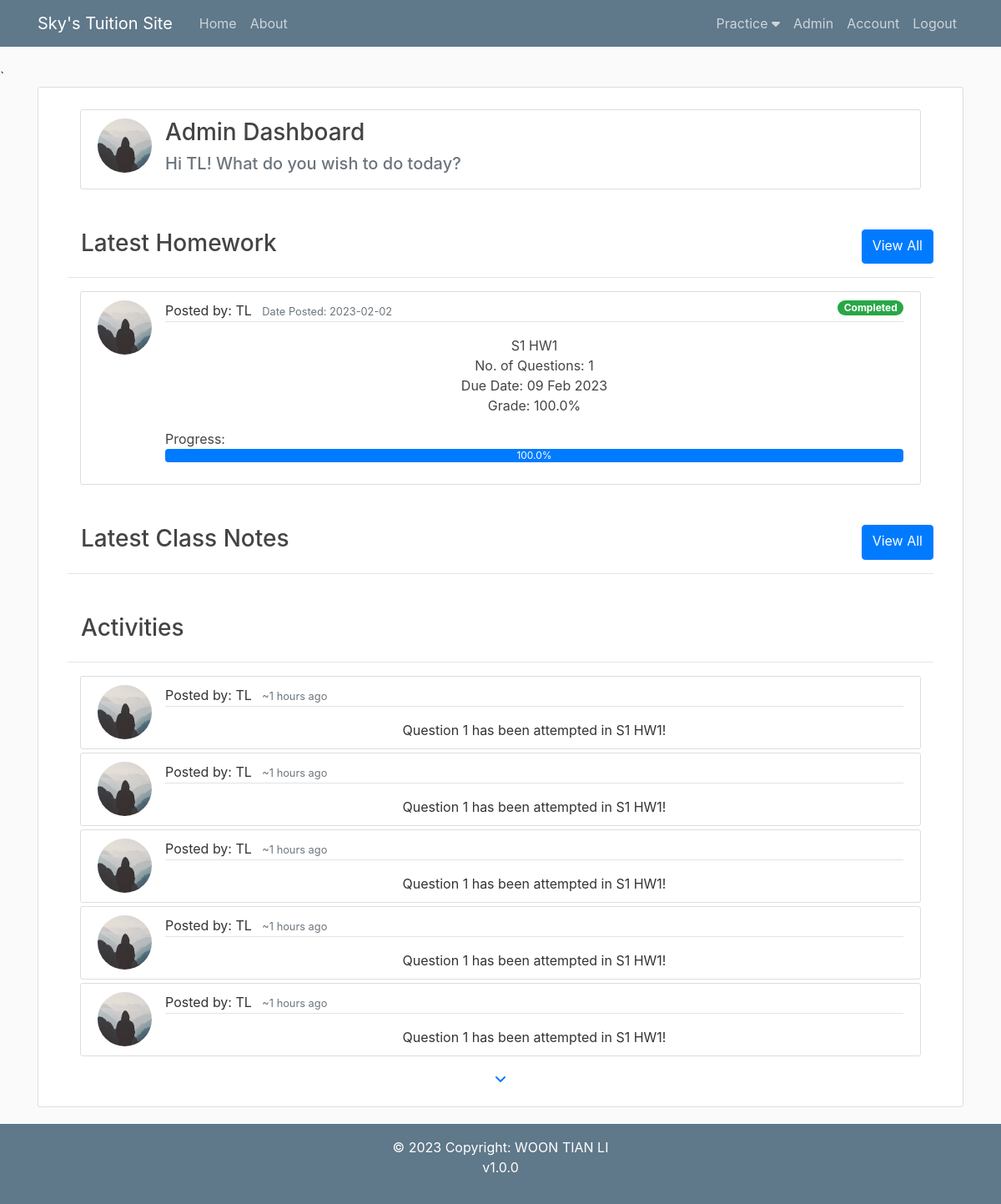
Screenshot of /home (signed in) with the database file from the repository.
### flaskblog/models.py (models this page shows, shortened)
class User(db.Model, UserMixin): #Creating user table in DB
    id = db.Column(db.Integer, primary_key = True) #ID defined as an integer and to be the primary key)
    username = db.Column(db.String(20), unique=True, nullable=False) #name to be a string, max 20 characters, must be unique, and required, cannot be null
    email = db.Column(db.String(120), unique=True, nullable=False)
    image_file = db.Column(db.String(20), nullable=False, default='default.jpg') #user image defaults to a default.jpg
    password = db.Column(db.String(60), nullable=False)
    account_type = db.Column(db.String(60), nullable=False)
    notes = db.relationship('Note', backref='author', lazy=True)
    homeworks = db.relationship('Homework', backref='author', lazy=True)
    activities = db.relationship('Activity', backref='author', lazy=True)
    changelogs = db.relationship('Changelog', backref='author', lazy=True)
    topics = db.Column(db.String(1000))
    topics_check = db.Column(db.String(1000))
    description1 = db.Column(db.String(1000))
    date1 = db.Column(db.Date)
    time1 = db.Column(db.Time)
    description2 = db.Column(db.String(1000))
    date2 = db.Column(db.Date)
    time2 = db.Column(db.Time)
    description3 = db.Column(db.String(1000))
    date3 = db.Column(db.Date)
    time3 = db.Column(db.Time)
    description4 = db.Column(db.String(1000))
    date4 = db.Column(db.Date)
    time4 = db.Column(db.Time)
    grade = db.Column(db.String(200))

class Homework(db.Model): #Creating homework table in DB
    id = db.Column(db.Integer, primary_key = True)
    title = db.Column(db.String(100), nullable=False)
    student_id = db.Column(db.Integer, nullable=False)
    deadline = db.Column(db.DateTime, nullable=False, default = datetime.now)
    date_posted = db.Column(db.DateTime, nullable=False, default = datetime.now)
    user_id = db.Column(db.Integer, db.ForeignKey('user.id'), nullable=False) #foreign key links to User table
    questions = db.relationship('Question', backref='hwk', lazy=True)
    workings = db.relationship('Working', backref='hwk', lazy=True)

class Activity(db.Model):
    id = db.Column(db.Integer, primary_key = True)
    description = db.Column(db.String(1000), nullable=False)
    student_id = db.Column(db.Integer, nullable=False)
    date_posted = db.Column(db.DateTime, nullable=False, default = datetime.now)
    user_id = db.Column(db.Integer, db.ForeignKey('user.id'), nullable=False) #foreign key links to User table

### flaskblog/main/routes.py (the view, shortened to what this page needs)
@main.route("/") #Routes are created bring our browers to different pages. "/" represents the root or home page
@main.route("/home") #Both routes bring to the same page
@login_required
def home():
    image_file = url_for('static', filename='profile_pics/' + current_user.image_file)
    if current_user.topics:
        topics = current_user.topics.split(',')
        checks = current_user.topics_check.split(',')
    else:
        topics = []
        checks = []
    if current_user.account_type == 'Admin':
        homework = Homework.query.order_by(Homework.date_posted.desc()).first()
        note = Note.query.order_by(Note.date_posted.desc()).first()
        activities = Activity.query.order_by(Activity.date_posted.desc()).all()
    if homework == None:
        homework = []
        id_arr = []
    else:
        id_arr = [homework.id]
    if note == None:
        note = []
    date_now = datetime.datetime.now()
    activities_date_arr=[]
    for activity in activities:
        activities_date_arr.append(round((date_now-activity.date_posted).total_seconds()/3600))
    pt_arr = []
    question_count_arr = []
    attempt_percentage_arr = []
    correct_percentage_arr = []
    for i in id_arr:
        question_count_arr.append(Question.query.filter_by(homework_id=i).count())
        pt_arr.append(Working.query.filter_by(homework_id=i, point=0).count())
        if Question.query.filter_by(homework_id=i).count() != 0:
            attempt_percentage_arr.append(round((Working.query.filter_by(homework_id=i).count()/Question.query.filter_by(homework_id=i).count())*100,2))
            total_parts = 0
            wrong_parts = 0
            for j in Question.query.filter_by(homework_id=i).all():
                temp = 0
                for k in j.qn_answer.split(';'):
                    if k != "":
                        total_parts += 1
                        temp += 1
                try:
                    (Working.query.filter_by(question_id=j.id).first()).point
                except:
                    wrong_parts += temp
            for j in Working.query.filter_by(homework_id=i).all():
                wrong_parts += j.point
            correct_percentage_arr.append(round(((total_parts-wrong_parts)/total_parts)*100,2))
        else:
            attempt_percentage_arr.append(0)
            correct_percentage_arr.append(0)
    df = pd.DataFrame({'id': id_arr, 'pt': pt_arr, 'count': question_count_arr, 'attempt_percentage': attempt_percentage_arr, 'correct_percentage': correct_percentage_arr})
    return render_template('home.html', image_file=image_file, homework=homework, note=note, activities=activities,
                           activities_date_arr=activities_date_arr,df=df, topics=topics, checks=checks)

### flaskblog/models.py (called while the page is built)
@login_manager.user_loader
def load_user(user_id):
    return User.query.get(int(user_id))

### flaskblog/templates/home.html (shortened to what this page needs)
{% extends "layout.html" %}
{% block content %}
    <div class="content-section text-center" style="min-height:50vh">
        <div class="container-fluid">
            <div class="row">
                <div class="col">
                    <div class="col w-100 my-3">
                        <article class="media content-section">
                            <img class="rounded-circle article-img" src="{{ url_for('static', filename='profile_pics/' + current_user.image_file) }}">
                            <div class="media-body">
                                <div class="text-left">
                                    <h3 class="">
                                        {% if current_user.account_type == 'Admin' %}
                                        Admin Dashboard
                                        {% else %}
                                        Student Dashboard
                                        {% endif %}
                                    </h3>
                                    <h5 class="align-self-center text-muted">Hi {{ current_user.username }}! What do you wish to do today?</h5>
                                </div>
                            </div>
                        </article>
                    </div>
                    <div class="d-flex justify-content-between mt-5">
                        <h3 class="text-left mx-3">Latest Homework</h3>
                        <a class="btn btn-primary" href="{{ url_for('homeworks.homework_all', student='ALL') }}">View All</a>
                    </div>
                    <hr>
                    {% if homework %}
                        <div class="col w-100 my-3">
                            <article class="media content-section">
                                <img class="rounded-circle article-img" src="{{ url_for('static', filename='profile_pics/' + homework.author.image_file) }}">
                                <div class="media-body">
                                    <div class="article-metadata text-left">
                                        <a class="mr-2">Posted by: {{ homework.author.username }}</a>
                                        <small class="text-muted">Date Posted: {{ homework.date_posted.strftime('%Y-%m-%d') }}</small>
                                        {% if df[df['id']==homework.id]['attempt_percentage'].tolist()[0] == 100 %}
                                            <medium><span class="badge badge-pill badge-success float-right">Completed </span></medium>
                                        {% elif df[df['id']==homework.id]['attempt_percentage'].tolist()[0] == 0 %}
                                            <medium><span class="badge badge-pill badge-danger float-right">New!</span></medium>
                                        {% else %}
                                            <medium><span class="badge badge-pill badge-warning float-right">In Progress </span></medium>
                                        {% endif %}
                                    </div>
                                    <a class="article-title" href="{{ url_for('homeworks.homework', homework_id=homework.id) }}">
                                        <div class="row mt-3">
                                            <div class="col-12">
                                                <ul class="list-unstyled">
                                                    <li class="text-center">{{ homework.title }}</li>
                                                    <li class="text-center">No. of Questions: {{ df[df['id']==homework.id]['count'].tolist()[0] }}</li>
                                                    <li class="text-center">Due Date: {{ homework.deadline.strftime("%d %b %Y") }}</li>
                                                    <li class="text-center">Grade: {{ df[df['id']==homework.id]['correct_percentage'].tolist()[0] }}%</li>
                                                    <li class="mt-3 mb-0 text-left">
                                                        <h7 class="text-left">Progress: </h7>
                                                        <div class="progress">
                                                            <div class="progress-bar" role="progressbar" aria-valuenow="75" aria-valuemin="0" aria-valuemax="100" style=
                                                            "width: {{ df[df['id']==homework.id]['attempt_percentage'].tolist()[0] }}%">{{ df[df['id']==homework.id]['attempt_percentage'].tolist()[0] }}%</div>
                                                        </div>
                                                    </li>
                                                </ul>
                                            </div>
                                        </div>
                                    </a>
                                </div>
                            </article>
                        </div>
                    {% endif %}
                    <div class="d-flex justify-content-between mt-5">
                        <h3 class="text-left mx-3">Latest Class Notes</h3>
                        <a class="btn btn-primary" href="{{ url_for('notes.notes_all', student='ALL') }}">View All</a>
                    </div>
                    <hr>
                    <div class="d-flex justify-content-between mt-5">
                        <h3 class="text-left mx-3">Activities</h3>
                    </div>
                    <hr>
                    {% if activities %}
                        <div class="col w-100">
                            {% for activity in activities[0:5] %}
                                <article class="media content-section my-1">
                                    <img class="rounded-circle article-img" src="{{ url_for('static', filename='profile_pics/' + activity.author.image_file) }}">
                                    <div class="media-body">
                                        <div class="article-metadata text-left">
                                            <a class="mr-2">Posted by: {{ activity.author.username }}</a>
                                            <small class="text-muted">~{{ activities_date_arr[loop.index-1] }} hours ago</small>
                                        </div>
                                        <div class="row mt-3">
                                            <div class="col-12">
                                                <div>{{ activity.description }}</div>
                                            </div>
                                        </div>
                                    </div>
                                </article>
                            {% endfor %}
                        </div>
                        <button class="btn btn-link my-1" type="button" data-toggle="collapse" data-target="#moreactivities" aria-expanded="false" aria-controls="collapseExample">
                            <i class="fa-solid fa-angle-down"></i></button>
                    {% endif %}
                </div>
            </div>
        </div>
    </div>
{% endblock content %}

### flaskblog/templates/layout.html (shortened to what this page needs)
<!DOCTYPE html>
<html>
<head>
    <link rel="stylesheet" href="https://maxcdn.bootstrapcdn.com/bootstrap/4.0.0/css/bootstrap.min.css">
    <link rel="stylesheet" type="text/css" href="{{ url_for('static', filename='main.css') }}">
    <link rel="stylesheet" href="https://use.fontawesome.com/releases/v5.8.1/css/all.css">
    <link rel="stylesheet" type="text/css" href="{{ url_for('static', filename='mathquill/mathquill.css') }}">`
</head>
<body onload="load_ans( '{{ temp_ans }}' )">
    <header class="site-header">
        <nav class="navbar navbar-expand-lg navbar-dark bg-steel fixed-top">
          <div class="container">
            <a class="navbar-brand mr-4" href="/">Sky's Tuition Site</a>
            <div class="collapse navbar-collapse" id="navbarToggle">
              <div class="navbar-nav mr-auto">
                <a class="nav-item nav-link" href="{{ url_for('main.home') }}">Home</a>
                <a class="nav-item nav-link" href="{{ url_for('main.about') }}">About</a>
              </div>
              <div class="navbar-nav">
                {% if current_user.is_authenticated %}
                  <div class="dropdown">
                    <a class="nav-item nav-link">Practice <i class="fas fa-caret-down"></i></a>
                  </div>
                  {% if current_user.account_type == 'Admin' %}
                  <a class="nav-item nav-link" href="{{ url_for('users.admin') }}">Admin</a>
                  {% endif %}
                  <a class="nav-item nav-link" href="{{ url_for('users.account') }}">Account</a>
                  <a class="nav-item nav-link" href="{{ url_for('users.logout') }}">Logout</a>
                {% else %}
                  <a class="nav-item nav-link" href="{{ url_for('users.login') }}">Login</a>
                  <a class="nav-item nav-link" href="{{ url_for('users.register') }}">Register</a>
                {% endif %}
              </div>
            </div>
          </div>
        </nav>
    </header>
    <main role="main" class="container">
        <div class="row">
          <div class="col-md-12">
            {% block content %}{% endblock %}
          </div>
        </div>
    </main>
  </body>
<footer class="bg-steel text-center text-white">
  <div class="text-center p-3">
    © 2023 Copyright:
    <a class="text-white" href="">WOON TIAN LI</a>
    <p>v1.0.0</p>
  </div>
</footer>
</html>

### flaskblog/static/main.css (style rules this page uses)
body { background: #fafafa; color: #333333; margin-top: 5rem; }
h1, h2, h3, h4, h5, h6 { color: #444444; }
.bg-steel { background-color: #5f788a; }
.site-header .navbar-nav .nav-link { color: #cbd5db; }
.content-section { background: #ffffff; padding: 10px 20px; border: 1px solid #dddddd; border-radius: 3px; margin-bottom: 20px; }
.article-title { color: #444444; }
.article-img { height: 65px; width: 65px; margin-right: 16px; }
.article-metadata { padding-bottom: 1px; margin-bottom: 4px; border-bottom: 1px solid #e3e3e3 }
.dropdown { position: relative; display: inline-block; }

### rows the page displays
User: image_file (placeholder picture), username "TL", author.username "TL"
Homework: date_posted "2023-02-02", title "S1 HW1", id "1", deadline "09 Feb 2023"
Activity: image_file (placeholder picture), author.username "TL", user "1", description "Question 1 has been attempted in S1 HW1!"
Activity: image_file (placeholder picture), author.username "TL", user "1", description "Question 1 has been attempted in S1 HW1!"
Activity: image_file (placeholder picture), author.username "TL", user "1", description "Question 1 has been attempted in S1 HW1!"
Activity: image_file (placeholder picture), author.username "TL", user "1", description "Question 1 has been attempted in S1 HW1!"
Activity: image_file (placeholder picture), author.username "TL", user "1", description "Question 1 has been attempted in S1 HW1!"

### other values shown
{{ df[df['id']==homework.id]['correct_percentage'].tolist()[0] }} "100.0"
{{ df[df['id']==homework.id]['attempt_percentage'].tolist()[0] }} "100.0"
